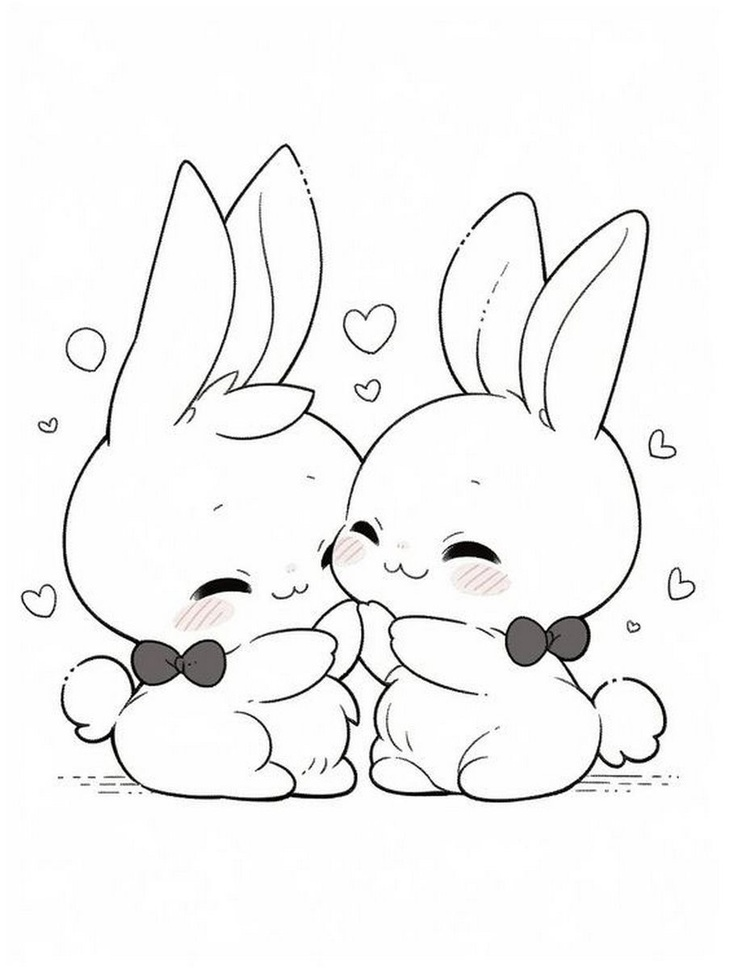
#> input picture Chuong2/Bai2/input.jpg, 729 x 968 px, shrunk from 903 x 1200 before the run
$ python bai2.py
#> lines starting #> are read from the running program, lines starting #| are printed output that depends on the picture
import cv2
import numpy as np
import time
import matplotlib.pyplot as plt


# ==================================================
# 1. Gaussian Kernel
# ==================================================
def gaussian_kernel(ksize, sigma=None):
    if sigma is None:
        sigma = ksize / 6.0

    ax = np.arange(-(ksize // 2), ksize // 2 + 1)
    xx, yy = np.meshgrid(ax, ax)
    kernel = np.exp(-(xx**2 + yy**2) / (2 * sigma**2))
    return kernel / np.sum(kernel)


# ==================================================
# 2. Spatial Blur
# ==================================================
def spatial_blur(img, ksize):
    return cv2.GaussianBlur(img, (ksize, ksize), 0)


# ==================================================
# 3. FFT Blur (FIXED - correct version)
# ==================================================
def fft_blur(img, ksize):
    if img.ndim == 3:
        channels = cv2.split(img)
        return cv2.merge([fft_blur(c, ksize) for c in channels])

    h, w = img.shape

    kernel = gaussian_kernel(ksize)

    # Pad kernel to image size
    kernel_padded = np.zeros((h, w))
    kernel_padded[:ksize, :ksize] = kernel

    # 🔥 QUAN TRỌNG: shift kernel về (0,0)
    kernel_padded = np.fft.ifftshift(kernel_padded)

    # FFT
    img_fft = np.fft.fft2(img.astype(np.float32))
    kernel_fft = np.fft.fft2(kernel_padded)

    result = np.fft.ifft2(img_fft * kernel_fft).real

    return np.clip(result, 0, 255).astype(np.uint8)


# ==================================================
# 4. Benchmark
# ==================================================
def benchmark(img, ksize, crop_size=100, runs=10):
    h, w = img.shape[:2]

    cy, cx = h // 2, w // 2
    crop = img[cy - crop_size//2: cy + crop_size//2,
               cx - crop_size//2: cx + crop_size//2]

    # Spatial
    t0 = time.perf_counter()
    for _ in range(runs):
        spatial_blur(crop, ksize)
    t_spatial = (time.perf_counter() - t0) / runs * 1000

    # FFT
    t0 = time.perf_counter()
    for _ in range(runs):
        fft_blur(crop, ksize)
    t_fft = (time.perf_counter() - t0) / runs * 1000

    return t_spatial, t_fft


# ==================================================
# 5. Smart Selector
# ==================================================
def smart_blur(img, ksize):
    if ksize % 2 == 0:
        ksize += 1

    t_spatial, t_fft = benchmark(img, ksize)

    # Decision
    if t_spatial < t_fft:
        method = "Spatial"
        func = spatial_blur
        reason = f"Spatial faster ({t_spatial:.3f} ms < {t_fft:.3f} ms)"
    else:
        method = "FFT"
        func = fft_blur
        reason = f"FFT faster ({t_fft:.3f} ms < {t_spatial:.3f} ms)"

    # Apply full image
    t0 = time.perf_counter()
    result = func(img, ksize)
    full_time = (time.perf_counter() - t0) * 1000

    report = {
        "method": method,
        "ksize": ksize,
        "t_spatial": t_spatial,
        "t_fft": t_fft,
        "t_full": full_time,
        "reason": reason
    }

    return result, report


# ==================================================
# 6. Visualization
# ==================================================
def show_results(original, blurred, report):
    plt.figure(figsize=(12, 6))

    # Original
    plt.subplot(1, 2, 1)
    if original.ndim == 3:
        plt.imshow(cv2.cvtColor(original, cv2.COLOR_BGR2RGB))
    else:
        plt.imshow(original, cmap='gray')
    plt.title("Original")
    plt.axis('off')

    # Blurred
    plt.subplot(1, 2, 2)
    if blurred.ndim == 3:
        plt.imshow(cv2.cvtColor(blurred, cv2.COLOR_BGR2RGB))
    else:
        plt.imshow(blurred, cmap='gray')
    plt.title(f"{report['method']} (k={report['ksize']})\n{report['t_full']:.2f} ms")
    plt.axis('off')

    plt.tight_layout()
    plt.show()


# ==================================================
# 7. Main
# ==================================================
if __name__ == "__main__":
    img = cv2.imread("input.jpg")  # đổi tên ảnh của bạn
#> img is the input picture: shape (968, 729, 3); mean B, G, R 244.3, 244.4, 244.5
    if img is None:
        raise FileNotFoundError("Không tìm thấy ảnh")

    ksize = 51  # thử 5, 15, 31, 51, 101

    blurred, report = smart_blur(img, ksize)
#> in benchmark, `crop = img[cy - crop_size//2: cy + crop_size//2, cx - crop_size//2: cx..`:
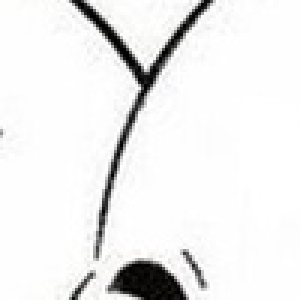
#> crop: shape (100, 100, 3) (shown 3 times larger); mean B, G, R 237.1, 237.3, 237.4
#> the loop in benchmark, `for _ in range(runs):` made 10 passes
#> pass 1, in fft_blur (call 2), `result = np.fft.ifft2(img_fft * kernel_fft).real`:
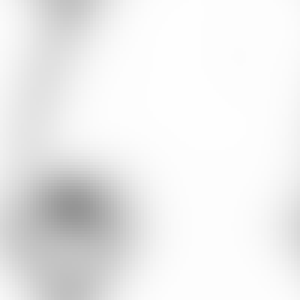
#> result: shape (100, 100) float64 (shown 3 times larger); min 149.7, max 254.5, mean 237.1
#> in smart_blur, `t_spatial, t_fft = benchmark(img, ksize)`: t_spatial = 2.36; t_fft = 4.53
#> in smart_blur, `reason = f"Spatial faster ({t_spatial:.3f} ms < {t_fft:.3f} ms)"`: reason = 'Spatial faster (2.361 ms < 4.533 ms)'
#> in spatial_blur (call 11), `return cv2.GaussianBlur(img, (ksize, ksize), 0)`:
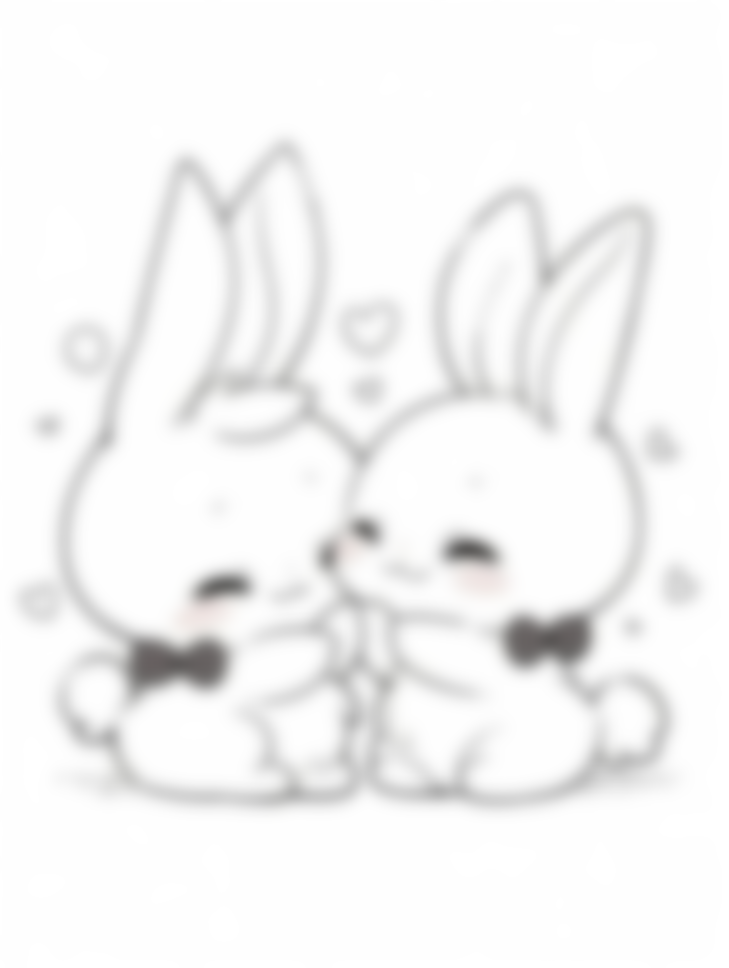
#> returned value: shape (968, 729, 3); mean of channels 0, 1, 2 244.3, 244.4, 244.5; drawn as B, G, R
#> in smart_blur, `report = { "method": method, "ksize": ksize, "t_spatial": t_spatial, "..`: report = {'method': 'Spatial', 'ksize': 51, 't_spatial': 2.36, 't_fft': 4.53, 't_full': 100.2, 'reason': 'Spatial faster (2.361 ms < 4.533 ms)'}

    # ===== REPORT =====
    print("\n" + "="*60)
    print("SMART BLUR SELECTOR REPORT")
    print("="*60)
    print(f"Kernel size     : {report['ksize']}")
#| Kernel size     : 51
    print(f"Method chosen   : {report['method']}")
#| Method chosen   : Spatial
    print(f"Spatial time    : {report['t_spatial']:.3f} ms")
#| Spatial time    : 2.361 ms
    print(f"FFT time        : {report['t_fft']:.3f} ms")
#| FFT time        : 4.533 ms
    print(f"Full image time : {report['t_full']:.3f} ms")
#| Full image time : 100.248 ms
    print(f"Reason          : {report['reason']}")
#| Reason          : Spatial faster (2.361 ms < 4.533 ms)
    print("="*60)

    # Save
    cv2.imwrite("blurred_output.png", blurred)
    print("✅ Saved: blurred_output.png")

    # Show
    show_results(img, blurred, report)
#> in show_results, `plt.show()`:
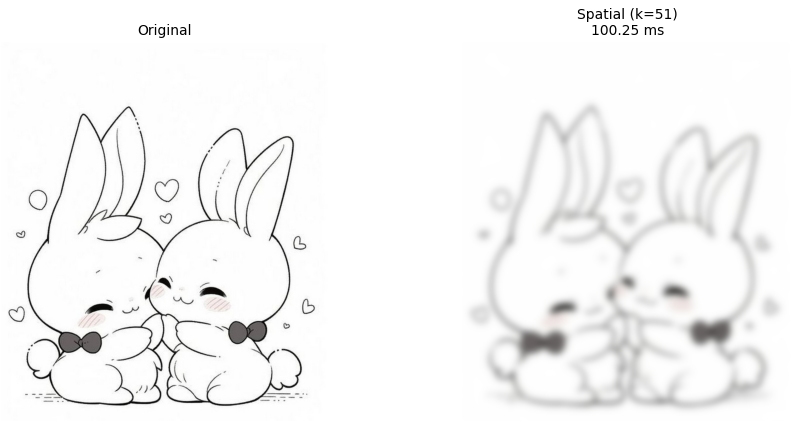
#> figure drawn by matplotlib, 2 panels

$ run again, with Chuong2/Bai1/image_bright.png saved as Chuong2/Bai2/input.jpg
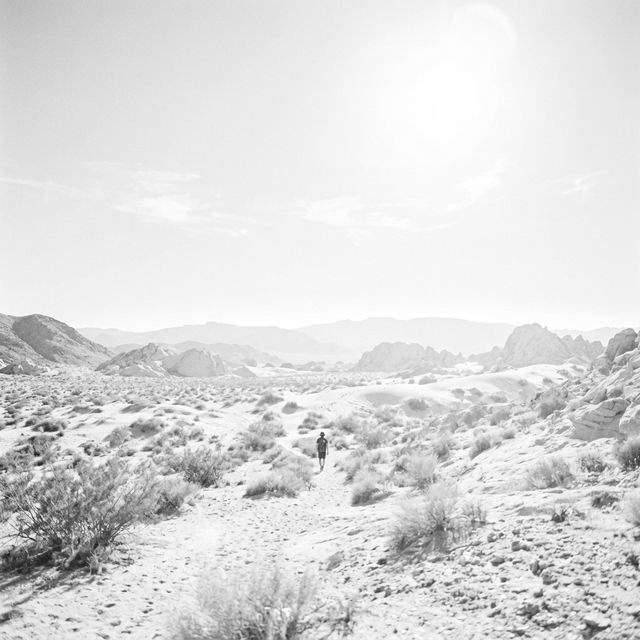
#> input picture Chuong2/Bai1/image_bright.png, 640 x 640 px
#> img is the input picture: shape (640, 640, 3); min 18, max 255, mean 219.8
#> the loop in benchmark, `for _ in range(runs):` made 10 passes
#> pass 1, in fft_blur (call 2), `result = np.fft.ifft2(img_fft * kernel_fft).real`:
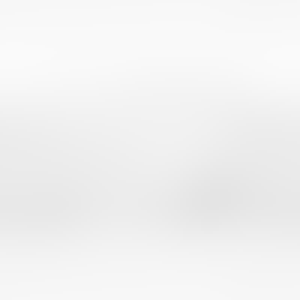
#> result: shape (100, 100) float64 (shown 3 times larger); min 228.2, max 250.5, mean 242.2
#> t_spatial = 2.32; t_fft = 4.16
#> reason = 'Spatial faster (2.324 ms < 4.157 ms)'
#> in smart_blur, `report = { "method": method, "ksize": ksize, "t_spatial": t_spatial, "..`: report = {'method': 'Spatial', 'ksize': 51, 't_spatial': 2.32, 't_fft': 4.16, 't_full': 38.31, 'reason': 'Spatial faster (2.324 ms < 4.157 ms)'}
#| Kernel size     : 51
#| Method chosen   : Spatial
#| Spatial time    : 2.324 ms
#| FFT time        : 4.157 ms
#| Full image time : 38.314 ms
#| Reason          : Spatial faster (2.324 ms < 4.157 ms)
#> in show_results, `plt.show()`:
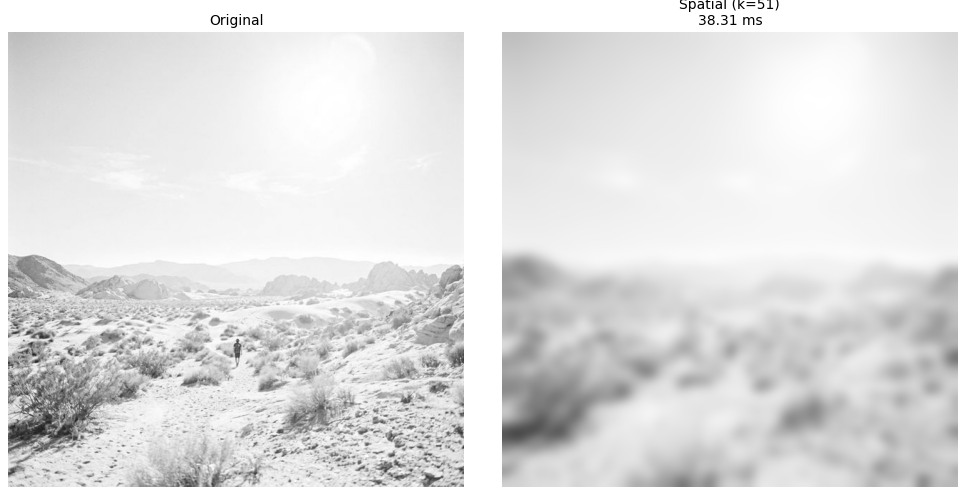
#> figure drawn by matplotlib, 2 panels
